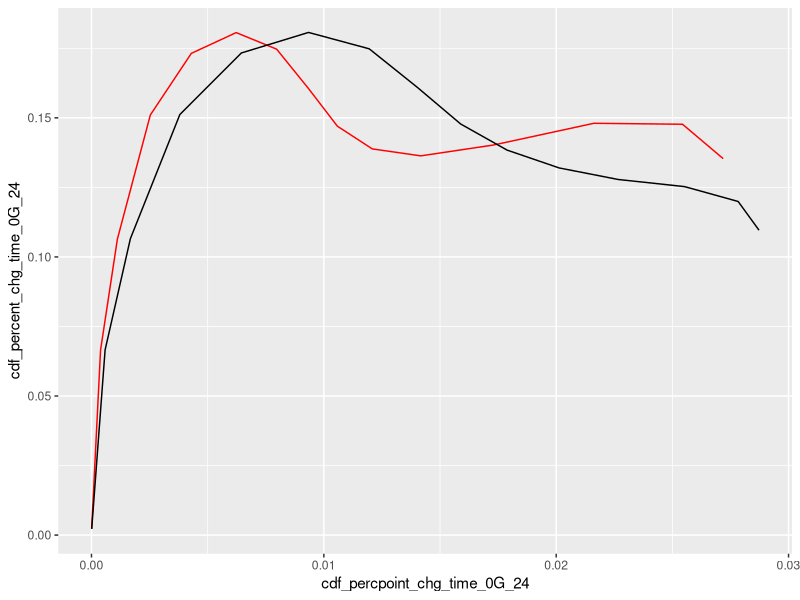
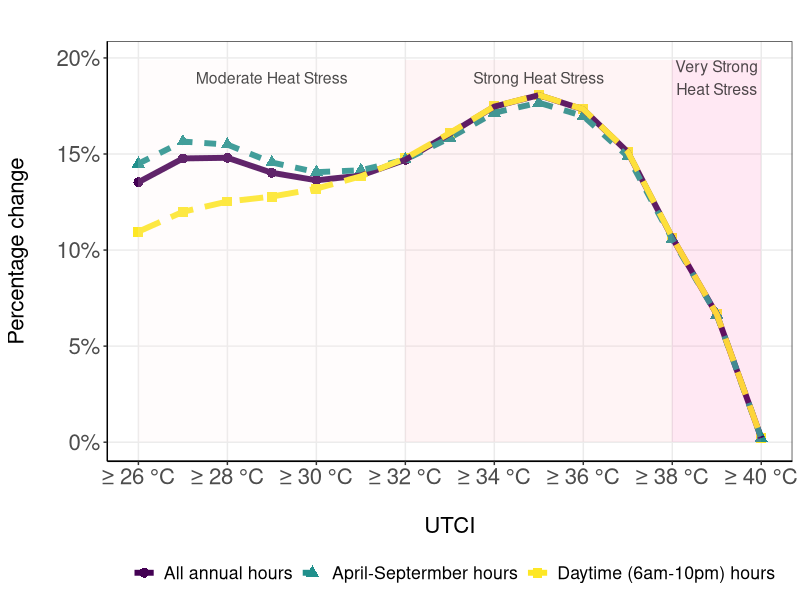
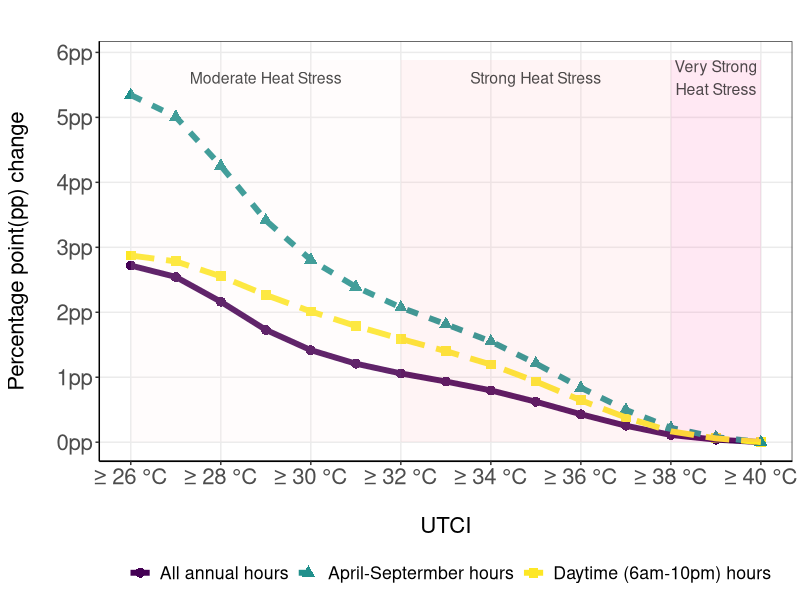
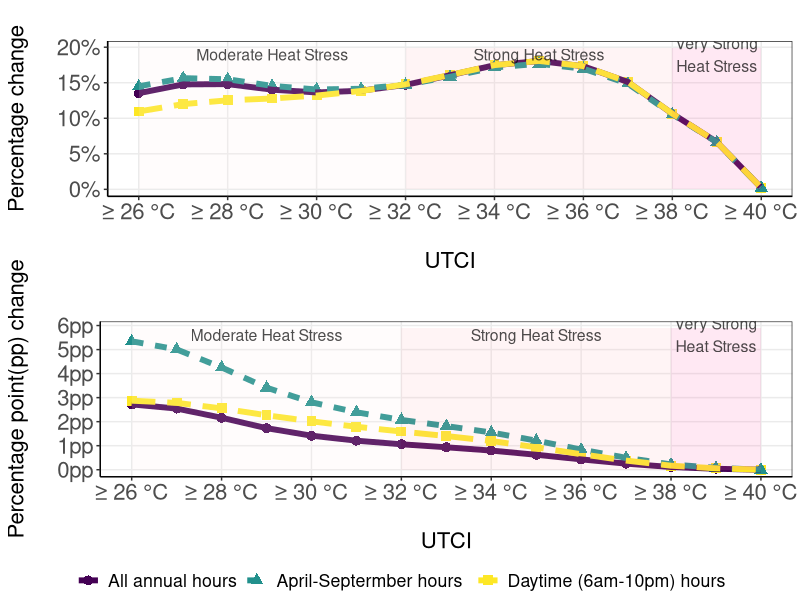

These figures' R source, in order:
library(readr)
library(dplyr)
library(tidyr)
library(ggplot2)
library(viridis)
library(ggpubr)

setwd(
  "C:/Users/Kaifs/OneDrive/Documents/dropbox_penn/Dropbox/GitHub/PrjCEC/res/res_mean_child/"
)
tab_a_24vsday_data <- read.csv("tab_a_24vsday_data.csv")
tab_b_season_data <- read.csv("tab_b_season_data.csv")




#test graph
tab_a_24vsday_data %>%
  filter(utci_thres >= 26) %>%
  ggplot() +
  geom_line(aes(x = cdf_percpoint_chg_time_0G_24, y = cdf_percent_chg_time_0G_24),
            col = "red") +
  geom_line(aes(x = cdf_percpoint_chg_time_1G_6t22, y = cdf_percent_chg_time_1G_6t22))


#reshape data into long format
reshape <- cbind(
  tab_a_24vsday_data %>%
    select(
      utci_thres,
      cdf_percpoint_chg_time_0G_24,
      cdf_percpoint_chg_time_1G_6t22
    ) %>%
    mutate(`All annual hours` = cdf_percpoint_chg_time_0G_24,
           `Daytime (6am-10pm) hours` = cdf_percpoint_chg_time_1G_6t22) %>%
    select(
      -cdf_percpoint_chg_time_0G_24,
      -cdf_percpoint_chg_time_1G_6t22
    ) %>%
    pivot_longer(2:3, names_to = "hour_select", values_to = "cdf_percpoint_chg_time"),
  
  tab_a_24vsday_data %>%
    select(
      utci_thres,
      cdf_percent_chg_time_0G_24,
      cdf_percent_chg_time_1G_6t22
    ) %>%
    mutate(`All annual hours` = cdf_percent_chg_time_0G_24,
           `Daytime (6am-10pm) hours` = cdf_percent_chg_time_1G_6t22) %>%
    select(-cdf_percent_chg_time_0G_24, -cdf_percent_chg_time_1G_6t22) %>%
    pivot_longer(2:3, names_to = "hour_select", values_to = "cdf_percent_chg_time") %>%
    select(-hour_select, -utci_thres)
)


tab_b_season_data$hour_select <-"April-Septermber hours"
tab_b_season_data_small <- tab_b_season_data[,c(1,10,4,5)]
colnames(tab_b_season_data_small)<-colnames(reshape)
reshape <- rbind(reshape,tab_b_season_data_small)

# scatter plot show change in level and rate by UTCI threshold

fig1_a<-
  reshape %>%
  filter(utci_thres >= 26) %>%
  ggplot() +
  geom_point(
    aes(
      x = utci_thres,
      y = cdf_percent_chg_time,
      color = hour_select,
      shape = hour_select),
    size=3) +
  geom_line(
    aes(
      x = utci_thres,
      y = cdf_percent_chg_time,
      #size = cdf_percpoint_chg_time,
      color = hour_select,
      linetype = hour_select),
    size=2)+
  theme_bw() +
  theme(
    #panel.border = element_blank(),
    #panel.grid.major = element_blank(),
    panel.grid.minor = element_blank(),
    axis.line = element_line(colour = "black"),
    text = element_text(size = 16),
    axis.text.y = element_text(size = 16),
    axis.text.x = element_text(size = 16)
  ) +
  theme(legend.position = "bottom") +
  labs(x = "\nUTCI",
       y = "Percentage change\n",
       col = "",
       linetype = "",
       shape ="") +
  scale_x_continuous(breaks = seq(26, 40, 2)) +
  scale_x_continuous(
    breaks = seq(26, 40, 2),
    labels = function(x) paste("≥", x, "°C")
  ) +
  scale_y_continuous(labels = scales::percent) +
  scale_color_viridis(discrete = TRUE) +
  ggtitle("")+
  annotate("rect", xmin = 26, xmax = 32, ymin = 0, ymax = 1.1*max(reshape$cdf_percent_chg_time), fill = "#FFEBEB", alpha = 0.15) +
  annotate("text", x = 29, y = 1.05 * max(reshape$cdf_percent_chg_time), label = "Moderate Heat Stress", color = "black", size = 4, alpha = 0.7) +
  annotate("rect", xmin = 32, xmax = 38, ymin = 0, ymax = 1.1*max(reshape$cdf_percent_chg_time), fill = "#FFB6C1", alpha = 0.15) +
  annotate("text", x = 35, y = 1.05 * max(reshape$cdf_percent_chg_time), label = "Strong Heat Stress", color = "black", size = 4, alpha = 0.7) +
  annotate("rect", xmin = 38, xmax = 40, ymin = 0, ymax = 1.1*max(reshape$cdf_percent_chg_time), fill = "#FF69B4", alpha = 0.15) +
  annotate("text", x = 39, y = 1.05 * max(reshape$cdf_percent_chg_time), label = "Very Strong\nHeat Stress", color = "black", size = 4, alpha = 0.7)




fig1_a


fig1_b <-
  reshape %>%
  filter(utci_thres >= 26) %>%
  ggplot() +
  geom_point(
    aes(
      x = utci_thres,
      y = cdf_percpoint_chg_time,
      color = hour_select,
      shape = hour_select
    ),
    size = 3
  ) +
  geom_line(
    aes(
      x = utci_thres,
      y = cdf_percpoint_chg_time,
      color = hour_select,
      linetype = hour_select
    ),size = 2
  ) +
  theme_bw() +
  theme(
    #panel.border = element_blank(),
    #panel.grid.major = element_blank(),
    panel.grid.minor = element_blank(),
    axis.line = element_line(colour = "black"),
    text = element_text(size = 16),
    axis.text.y = element_text(size = 16),
    axis.text.x = element_text(size = 16)
  ) +
  theme(legend.position = "bottom") +
  labs(x = "\nUTCI",
       y = "Percentage point(pp) change\n",
       col = "",
       linetype = "",
       shape = "") +
  scale_x_continuous(breaks = seq(26, 40, 2)) +
  scale_x_continuous(
    breaks = seq(26, 40, 2),
    labels = function(x) paste("≥", x, "°C")
  ) +
  scale_y_continuous(labels = scales::label_percent(scale = 100, suffix = "pp"),
                     breaks = seq(0, 0.06, 0.01)) +
  scale_color_viridis(discrete = TRUE) +
  scale_size(labels = scales::percent) +
  ggtitle("") +
  annotate("rect", xmin = 26, xmax = 32, ymin = 0, ymax = 1.1*max(reshape$cdf_percpoint_chg_time), fill = "#FFEBEB", alpha = 0.15) +
  annotate("text", x = 29, y = 1.05 * max(reshape$cdf_percpoint_chg_time), label = "Moderate Heat Stress", color = "black", size = 4, alpha = 0.7) +
  annotate("rect", xmin = 32, xmax = 38, ymin = 0, ymax = 1.1*max(reshape$cdf_percpoint_chg_time), fill = "#FFB6C1", alpha = 0.15) +
  annotate("text", x = 35, y = 1.05 * max(reshape$cdf_percpoint_chg_time), label = "Strong Heat Stress", color = "black", size = 4, alpha = 0.7) +
  annotate("rect", xmin = 38, xmax = 40, ymin = 0, ymax = 1.1*max(reshape$cdf_percpoint_chg_time), fill = "#FF69B4", alpha = 0.15) +
  annotate("text", x = 39, y = 1.05 * max(reshape$cdf_percpoint_chg_time), label = "Very Strong\nHeat Stress", color = "black", size = 4, alpha = 0.7)

fig1_b

combined_plot <- ggarrange(
  fig1_a + theme(legend.position = "none"),  # Remove legend from the first plot
  fig1_b + theme(legend.position = "none"),  # Remove legend from the second plot
  ncol = 1, nrow = 2,
  common.legend = TRUE, legend = "bottom"
)
combined_plot



